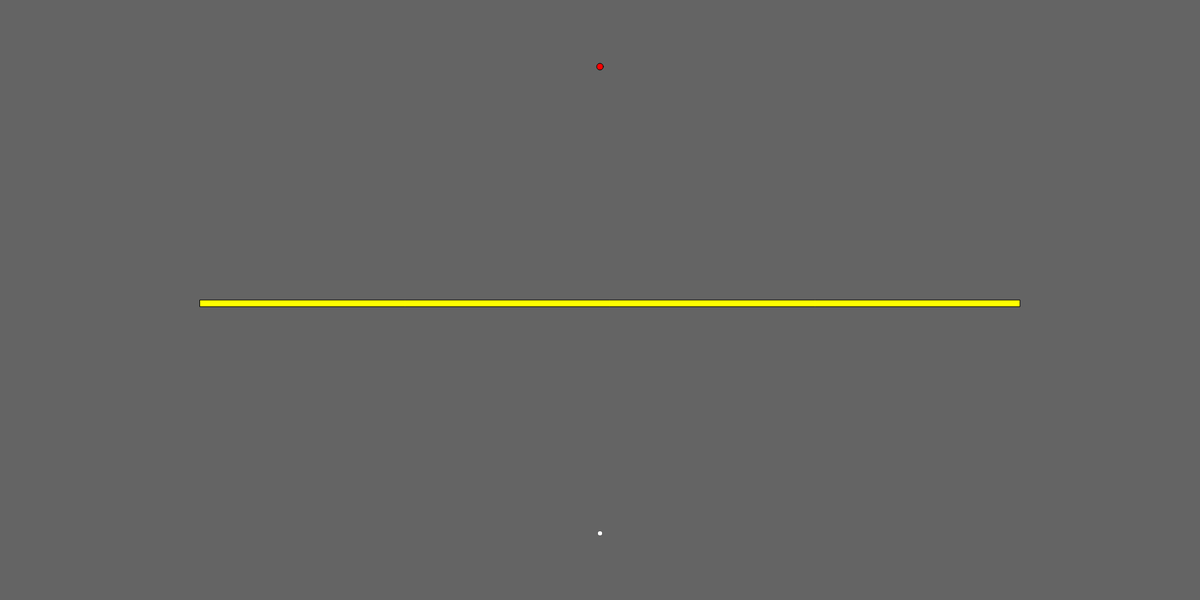
Frame 1 (no input)
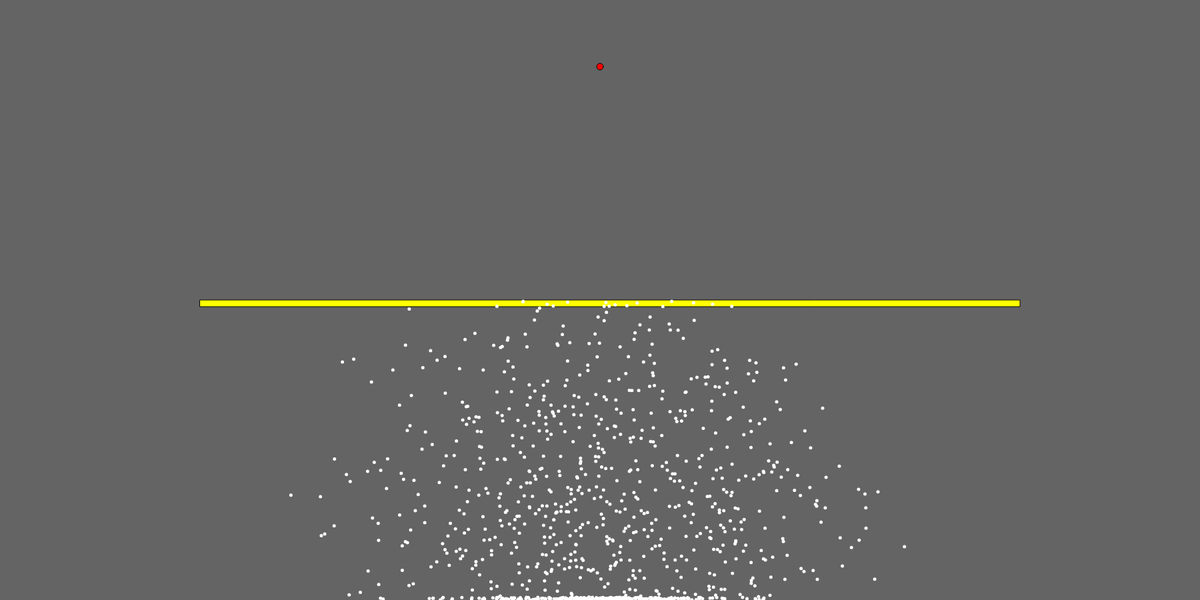
Frame 60 (no input)
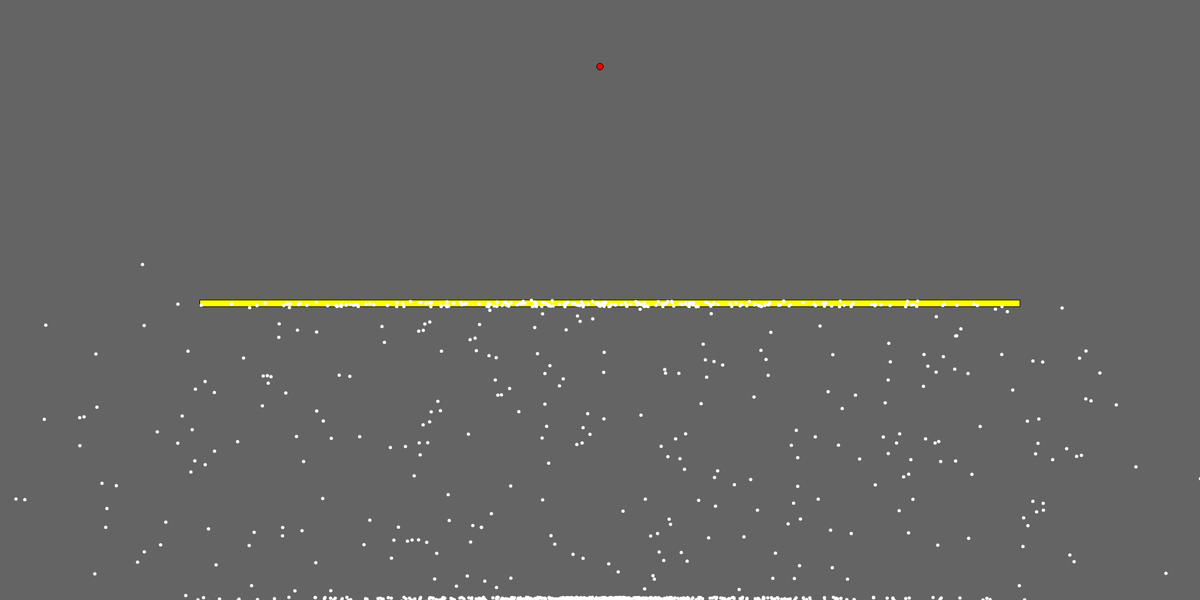
Frame 120 (the mouse pressed at the canvas centre since frame 60)

The p5.js sketch that drew these frames (run headless with seeded random() and noise() and a simulated clock; from frame 60 on, the mouse is pressed at the canvas centre):

// p5.js sketch
// ── sketch.js
let population;
let goal;

function setup() {
    createCanvas(1800, 900);
    population = new Population(1000);
    goal = createVector(width/2, 100);
}

function draw() {
    background(100);
    fill(255, 0, 0);
    stroke(2);
    circle(goal.x, goal.y, 10);

    fill(255, 255, 0);
    rect(width/6, height/2, 1230, 10);

    if (population.allDotsAreDead()) {
        population.calculateFitness();
        population.naturalSelection();
        population.mutateBabies();
    }

    population.show();
    population.update();
}
// ── brain.js
class Brain {
    
    constructor (size) {
        this.directions = [];
        this.step = 0;
        for (let i = 0; i < size; i++) {
            this.directions.push(createVector());
        }
    }

    randomize() {
        for (let i = 0; i < this.directions.length; i++) {
            let randomAngle = random(2*PI);
            this.directions[i] = p5.Vector.fromAngle(randomAngle);
        }
    }

    clone() {
        let clone = new Brain(this.directions.length);

        for (let i = 0; i < this.directions.length; i++) {
            clone.directions[i] = this.directions[i].copy();
        }

        return clone;
    }

    mutate() {
        let mutationRate = 0.01;

        for (let i = 0; i < this.directions.length; i++) {
            let rand = random(1);
            if (rand < mutationRate) {
                let randomAngle = random(2*PI);
                this.directions[i] = p5.Vector.fromAngle(randomAngle);
            }
        }
    }
}
// ── dot.js
class Dot {

    constructor() {
        this.brain = new Brain(1000);
        this.brain.randomize();

        this.pos = createVector(width/2, height - 100);
        this.acc = createVector(0, 0);
        this.vel = createVector(0, 0);

        this.dead = false;

        this.isBest = false;

        this.move = function() {
            if (this.brain.directions.length > this.brain.step) {
                this.acc = this.brain.directions[this.brain.step];
                this.brain.step++;
            } else {
                this.dead = true;
            }

            this.vel.add(this.acc);
            this.vel.limit(10);
            this.pos.add(this.vel);
        }

        this.fitness = 0;
        this.goal = createVector(width/2, 100);
        this.reachedGoal = false;
    }

    show() {
        if (this.isBest === true) {
            fill(0, 255, 0);
            noStroke();
            ellipse(this.pos.x, this.pos.y, 5, 5);
        } else {
            fill(255);
            noStroke();
            ellipse(this.pos.x, this.pos.y, 5, 5);
        }
    }

    update() {
        if (this.dead === false && this.reachedGoal === false) {
            this.move();
            if (this.pos.x < 4 || this.pos.y < 4 || this.pos.x > width - 4 || this.pos.y > height - 4) {
                this.dead = true;
            } else if (dist(this.pos.x, this.pos.y, this.goal.x, this.goal.y) < 5) {
                this.reachedGoal = true;
            } else if (this.pos.x < 1500 && this.pos.y < height/2 + 10 && this.pos.x > 300 && this.pos.y > height/2) {
                this.dead = true;
            }
        } 
    }

    calculateFitness() {
        if (this.reachedGoal) {
            this.fitness = 1.0/16.0 + 10000.0/(this.brain.step * this.brain.step);
        } else {
            let distanceToGoal = dist(this.pos.x, this.pos.y, this.goal.x, this.goal.y);
            this.fitness = 1.0/(distanceToGoal * distanceToGoal);
        }
    }

    getBaby() {
        let baby = new Dot();
        baby.brain = this.brain.clone();
        return baby;
    }
}
// ── population.js
class Population {
    
    constructor(size) {
        this.dots = [];
        for (let i = 0; i < size; i++) {
            this.dots.push(new Dot());
        }

        this.fitnessSum;
        this.gen = 1;
        this.bestDot = 0;
        this.minSteps = 1000;

        this.calculateFitnessSum = function() {
            this.fitnessSum = 0;
            for (let i = 0; i < this.dots.length; i++) {
                this.fitnessSum += this.dots[i].fitness;
            }
        }
        
        this.selectParent = function() {
            let rand = random(this.fitnessSum);
            let runningSum = 0;
    
            for (let i = 0; i < this.dots.length; i++) {
                runningSum += this.dots[i].fitness;
                if (runningSum > rand) {
                    return this.dots[i];
                }
            }
    
            return null;
        }

        this.setBestDot = function() {
            let max = 0;
            let maxIndex = 0;
            for (let i = 0; i < this.dots.length; i++) {
                if (this.dots[i].fitness > max) {
                    max = this.dots[i].fitness;
                    maxIndex = i;
                }
            }
    
            this.bestDot = maxIndex;

            if (this.dots[this.bestDot].reachedGoal) {
                this.minSteps = this.dots[this.bestDot].brain.step;
            }
        }
    }

    show() {
        for (let i = 0; i < this.dots.length; i++) {
            this.dots[i].show();
        }

        this.dots[0].show();
    }

    update() {
        for (let i = 0; i < this.dots.length; i++) {
            if (this.dots[i].brain.step > this.minSteps) {
                this.dots[i].dead = true;
            } else {
                this.dots[i].update();
            }
        }
    }

    calculateFitness() {
        for (let i = 0; i < this.dots.length; i++) {
            this.dots[i].calculateFitness();
        }
    }

    allDotsAreDead() {
        for (let i = 0; i < this.dots.length; i++) {
            if (this.dots[i].dead === false && this.dots[i].reachedGoal === false) {
                return false;
            }
        }

        return true;
    }

    naturalSelection() {
        let newDots = [];
        for (let i = 0; i < this.dots.length; i++) {
            newDots.push(new Dot());
        }
        this.setBestDot();
        this.calculateFitnessSum();

        newDots[0] = this.dots[this.bestDot].getBaby();
        newDots[0].isBest = true;

        for (let i = 1; i < newDots.length; i++) {
            let parent = this.selectParent();

            newDots[i] = parent.getBaby();
        }

        for (let i = 0; i < newDots.length; i++) {
            this.dots[i] = newDots[i];
        }
        // this.dots = newDots.clone();
        this.gen++;
    }

    mutateBabies() {
        for (let i = 1; i < this.dots.length; i++) {
            this.dots[i].brain.mutate();
        }
    }
}
